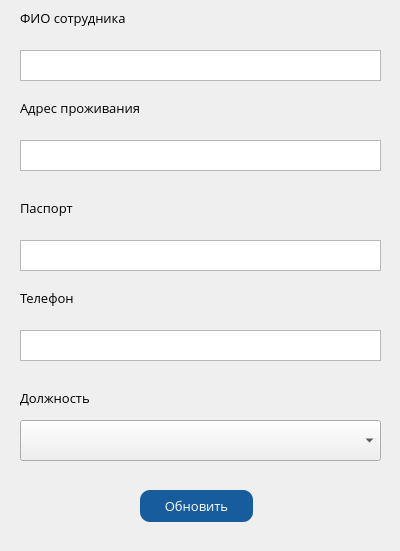
<?xml version="1.0" encoding="UTF-8"?>
<ui version="4.0">
 <class>Form_Update_Staff</class>
 <widget class="QWidget" name="Form_Update_Staff">
  <property name="windowModality">
   <enum>Qt::ApplicationModal</enum>
  </property>
  <property name="geometry">
   <rect>
    <x>0</x>
    <y>0</y>
    <width>400</width>
    <height>551</height>
   </rect>
  </property>
  <property name="font">
   <font>
    <family>Open Sans</family>
    <pointsize>10</pointsize>
   </font>
  </property>
  <property name="windowTitle">
   <string>Форма обновления записи</string>
  </property>
  <property name="windowIcon">
   <iconset>
    <normaloff>logo.png</normaloff>logo.png</iconset>
  </property>
  <widget class="QLabel" name="label">
   <property name="geometry">
    <rect>
     <x>20</x>
     <y>10</y>
     <width>181</width>
     <height>16</height>
    </rect>
   </property>
   <property name="text">
    <string>ФИО сотрудника</string>
   </property>
  </widget>
  <widget class="QTextEdit" name="textEdit">
   <property name="geometry">
    <rect>
     <x>20</x>
     <y>50</y>
     <width>361</width>
     <height>31</height>
    </rect>
   </property>
  </widget>
  <widget class="QPushButton" name="pushButton">
   <property name="geometry">
    <rect>
     <x>140</x>
     <y>490</y>
     <width>113</width>
     <height>32</height>
    </rect>
   </property>
   <property name="styleSheet">
    <string notr="true">QPushButton {
    border-radius:  10px;
    background-color:  rgb(23, 92, 157);
    color:  rgb(255, 255, 255);
	font: 10pt &quot;Open Sans&quot;;
}

QPushButton:pressed {
    background-color:  rgb(11, 48, 84);
}</string>
   </property>
   <property name="text">
    <string>Обновить</string>
   </property>
  </widget>
  <widget class="QLabel" name="label_2">
   <property name="geometry">
    <rect>
     <x>20</x>
     <y>100</y>
     <width>181</width>
     <height>16</height>
    </rect>
   </property>
   <property name="text">
    <string>Адрес проживания</string>
   </property>
  </widget>
  <widget class="QTextEdit" name="textEdit_2">
   <property name="geometry">
    <rect>
     <x>20</x>
     <y>140</y>
     <width>361</width>
     <height>31</height>
    </rect>
   </property>
  </widget>
  <widget class="QLabel" name="label_3">
   <property name="geometry">
    <rect>
     <x>20</x>
     <y>200</y>
     <width>181</width>
     <height>16</height>
    </rect>
   </property>
   <property name="text">
    <string>Паспорт</string>
   </property>
  </widget>
  <widget class="QTextEdit" name="textEdit_3">
   <property name="geometry">
    <rect>
     <x>20</x>
     <y>240</y>
     <width>361</width>
     <height>31</height>
    </rect>
   </property>
  </widget>
  <widget class="QLabel" name="label_4">
   <property name="geometry">
    <rect>
     <x>20</x>
     <y>290</y>
     <width>181</width>
     <height>16</height>
    </rect>
   </property>
   <property name="text">
    <string>Телефон</string>
   </property>
  </widget>
  <widget class="QTextEdit" name="textEdit_4">
   <property name="geometry">
    <rect>
     <x>20</x>
     <y>330</y>
     <width>361</width>
     <height>31</height>
    </rect>
   </property>
  </widget>
  <widget class="QLabel" name="label_5">
   <property name="geometry">
    <rect>
     <x>20</x>
     <y>390</y>
     <width>181</width>
     <height>16</height>
    </rect>
   </property>
   <property name="text">
    <string>Должность</string>
   </property>
  </widget>
  <widget class="QComboBox" name="comboBox">
   <property name="geometry">
    <rect>
     <x>20</x>
     <y>420</y>
     <width>361</width>
     <height>41</height>
    </rect>
   </property>
  </widget>
 </widget>
 <resources/>
 <connections/>
</ui>
